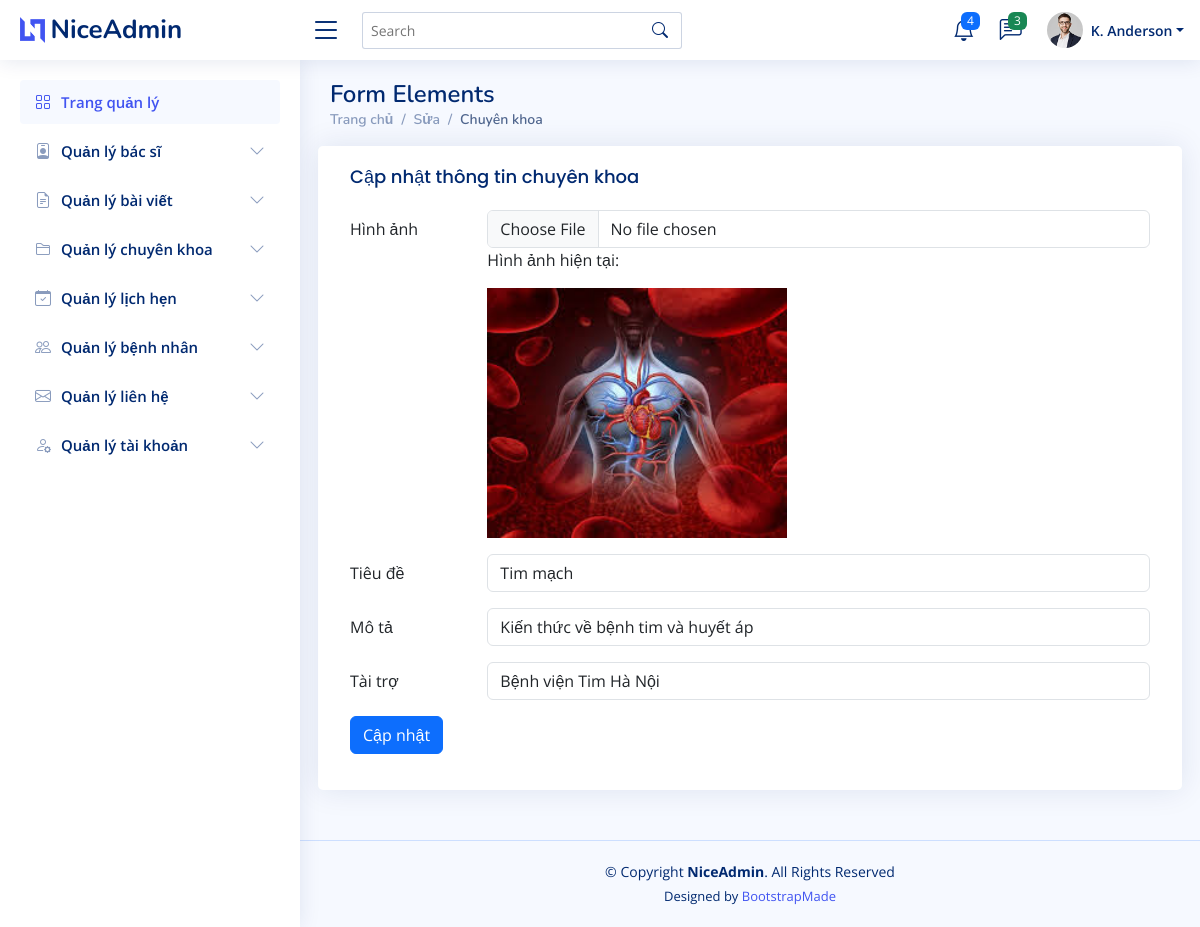
/admin/index.php?act=sua_chuyenmuc&category_id=2, run on the app's committed database.
### tables this page shows
CREATE TABLE `category` (
  `category_id` int NOT NULL AUTO_INCREMENT,
  `image` varchar(255) DEFAULT NULL,
  `title` varchar(100) NOT NULL,
  `content` text,
  `sponsor` varchar(100) DEFAULT NULL,
  PRIMARY KEY (`category_id`)
);

### model/ketnoi/chuyenmuc.php (called while the page is built, shortened)
<?php
    function get_onechuyenmuc($category_id){
        $conn =connectdb();
        $sql = "SELECT * FROM category WHERE category_id=".$category_id;
        $stmt = $conn->prepare($sql);
        $stmt->execute();
        $cmgetone= $stmt->fetchAll();
        return $cmgetone;
    }
    function hienthi_chuyenmuc(){
        $conn= connectdb();
        $sql = "SELECT * FROM category
        ORDER BY category_id DESC";
        $stmt = $conn->prepare($sql);
        $stmt->execute();
        $kqchuyenmuc= $stmt->fetchAll();
        return $kqchuyenmuc;
    }
?>

### admin/view/hienthi/update_chuyenmuc.php (the view, shortened to what this page needs)
<main id="main" class="main">
<div class="pagetitle">
  <h1>Form Elements</h1>
  <nav>
    <ol class="breadcrumb">
      <li class="breadcrumb-item"><a href="#">Trang chủ</a></li>
      <li class="breadcrumb-item">Sửa</li>
      <li class="breadcrumb-item active">Chuyên khoa</li>
    </ol>
  </nav>
</div>
<section class="section">
  <div class="row">
      <div class="card">
        <div class="card-body">
          <h5 class="card-title">Cập nhật thông tin chuyên khoa</h5>
          <form action="index.php?act=sua_chuyenmuc" method="POST" enctype="multipart/form-data">
            <div class="row mb-3" >
                <label for="formFile" class="col-sm-2 col-form-label">Hình ảnh</label>
                <div class="col-sm-10">
                    <input class="form-control" type="file" id="formFile" name="image"  value="<?=trim($cmgetone[0]['image'])?>">
                    <?php if (!empty($cmgetone[0]['image'])): ?>
                    <p>Hình ảnh hiện tại:</p>
                    <img src="../admin/assets/img/<?=$cmgetone[0]['image']?>" alt="" style="max-width: 500px; height: 250px;">
                    <?php endif; ?>
                </div>
            </div>
            <div class="row mb-3">
              <label for="inputText" class="col-sm-2 col-form-label">Tiêu đề</label>
              <div class="col-sm-10">
                <input type="text" class="form-control" name = "title" value="<?=trim($cmgetone[0]['title'])?>">
              </div>
            </div>
            <div class="row mb-3">
              <label for="inputText" class="col-sm-2 col-form-label">Mô tả</label>
              <div class="col-sm-10">
                <input class="form-control" type="text" id="" name = "content" value="<?=trim($cmgetone[0]['content'])?>">
              </div>
            </div>
            <div class="row mb-3">
              <label for="inputText" class="col-sm-2 col-form-label" >Tài trợ</label>
              <div class="col-sm-10">
                <input type="type" class="form-control" name = "sponsor" value="<?=trim($cmgetone[0]['sponsor'])?>">
              </div>
            </div>
            <div class="row mb-3">
              <div class="col-sm-10">
              <td><input type="submit" class="btn btn-primary" name="suachuyenmuc" value ="Cập nhật"></input></td>
              </div>
            </div>
          </form>
        </div>
      </div>
  </div>
</section>
</main>

### admin/assets/css/style.css (style rules this page uses)
:root { scroll-behavior: smooth; }
body { font-family: "Open Sans", sans-serif; background: #f6f9ff; color: #444444; }
a { color: #4154f1; text-decoration: none; }
h1, h2, h3, h4, h5, h6 { font-family: "Nunito", sans-serif; }
#main { margin-top: 60px; padding: 20px 30px; transition: all 0.3s; }
.pagetitle { margin-bottom: 10px; }
.pagetitle h1 { font-size: 24px; margin-bottom: 0; font-weight: 600; color: #012970; }
.card { margin-bottom: 30px; border: none; border-radius: 5px; box-shadow: 0px 0 30px rgba(1, 41, 112, 0.1); }
.card-title { padding: 20px 0 15px 0; font-size: 18px; font-weight: 500; color: #012970; font-family: "Poppins", sans-serif; }
.card-body { padding: 0 20px 20px 20px; }
.breadcrumb { font-size: 14px; font-family: "Nunito", sans-serif; color: #899bbd; font-weight: 600; }
.breadcrumb a { color: #899bbd; transition: 0.3s; }
.breadcrumb .breadcrumb-item::before { color: #899bbd; }
.breadcrumb .active { color: #51678f; font-weight: 600; }
@media (min-width: 1200px) { #main, #footer { margin-left: 300px; } }

### data on the page
category: image (picture), title "Tim mạch", content "Kiến thức về bệnh tim và huyết áp", sponsor "Bệnh viện Tim Hà Nội"
